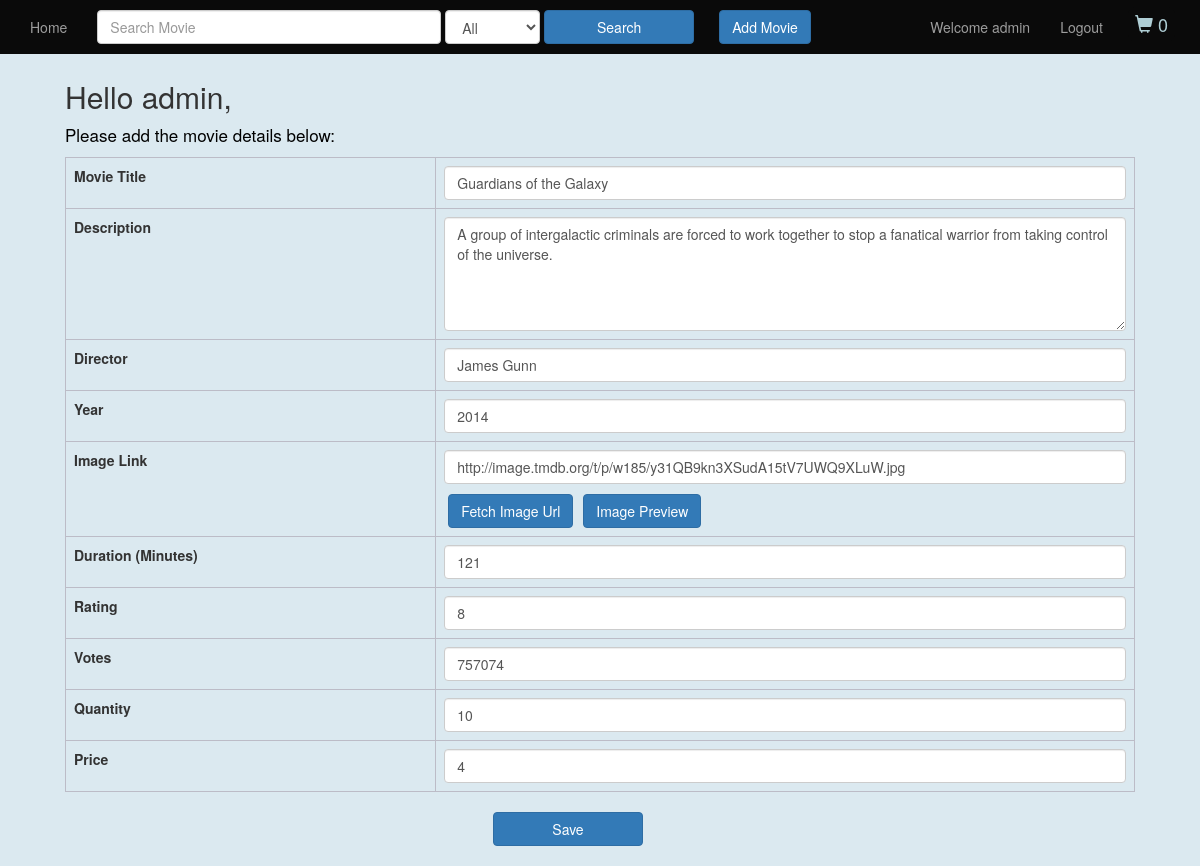
Screenshot of /admin.php?movie_id=1 (signed in) with the database file from the repository.
### tables this page shows
CREATE TABLE `movie` (
  `movie_id` int(11) NOT NULL,
  `title` varchar(100) NOT NULL,
  `description` varchar(5000) NOT NULL,
  `director` varchar(100) NOT NULL,
  `year` int(11) NOT NULL,
  `imageUrl` varchar(100) NOT NULL,
  `duration` int(11) NOT NULL,
  `rating` int(11) NOT NULL,
  `votes` int(11) NOT NULL,
  `quantity` int(11) NOT NULL,
  `price` float NOT NULL,
  `is_available` tinyint(1) NOT NULL
);

### admin.php (the view, shortened to what this page needs)
<?php
    $servername = "localhost";
    $username = "root";
    $password = "root";
    $db = "onlinemoviestore";
    $conn = mysqli_connect($servername, $username, $password, $db);
    $movieId = $_GET['movie_id'];
    $query="select * from movie where movie_id='".$movieId."'";
    $result=mysqli_query($conn, $query);
    $row = mysqli_fetch_array($result);
?>
<!DOCTYPE html>
<html>
    <head>
        <link href="//maxcdn.bootstrapcdn.com/bootstrap/3.3.0/css/bootstrap.min.css", rel="stylesheet">
        <link rel="stylesheet" href="https://cdnjs.cloudflare.com/ajax/libs/font-awesome/4.7.0/css/font-awesome.min.css">
        <link href="css/admin.css" rel="stylesheet">
    </head>
    <body>
        <?php require('nav_bar.php');?>
        <div class="container detail">
            <h2>Hello <?php  echo $_SESSION['user_id']?>,</h2>
            <p>Please add the movie details below:</p>
            <form id="movieDetails" method="POST" onsubmit="return false">
                <table id="movieInfo" class="table table-bordered">
                    <tbody>
                        <tr>
                            <td>Movie Title</td>
                            <td><input type="text" class="form-control" id="title" placeholder="Enter movie name" value="<?php  echo $row['title']?>" required></td>
                        </tr>
                        <tr>
                            <td>Description</td>
                            <td><textarea class="form-control" rows="5" id="descr" placeholder="Enter movie description" required><?php  echo $row['description']?></textarea></td>
                        </tr>
                        <tr>
                            <td>Director</td>
                            <td><input type="text" class="form-control" id="director" placeholder="Enter director name" value='<?php  echo $row['director']?>' required></td>
                        </tr>
                        <tr>
                            <td>Year</td>
                            <td><input type="number"  class="form-control" id="year" maxlength="4" placeholder="Enter year" value='<?php  echo $row['year']?>' required></td>
                        </tr>
                        <tr>
                            <td>Image Link</td>
                            <td><input type="text" class="form-control" id="img" placeholder="Enter image link" value='<?php  echo $row['imageUrl']?>' required>&nbsp;<button id="fetchImage" type = 'button' title="Please fill movie title to search images." class='btn btn-primary'>Fetch Image Url</button><a id="imgPreview" class="btn btn-primary" href='#' data-toggle='modal' data-target='#login-modal'>Image Preview</a></td>
                        </tr>
                        <tr>
                            <td>Duration (Minutes)</td>
                            <td><input type="number" class="form-control" id="duration" min="0" placeholder="Enter movie duration" value='<?php  echo $row['duration']?>' required></td>
                        </tr>
                        <tr>
                            <td>Rating</td>
                            <td><input type="number" class="form-control" id="rating" min="1" max="10" placeholder="Enter movie rating" value='<?php  echo $row['rating']?>' required></td>
                        </tr>
                        <tr>
                            <td>Votes</td>
                            <td><input type="number" class="form-control" id="votes" min="0" placeholder="Enter votes" value='<?php  echo $row['votes']?>' required></td>
                        </tr>
                        <tr>
                            <td>Quantity</td>
                            <td><input type="number" class="form-control" id="qty" min="0" placeholder="Enter available quantity" value='<?php  echo $row['quantity']?>' required></td>
                        </tr>
                        <tr>
                            <td>Price</td>
                            <td><input type="number" class="form-control" id="price" min="1" placeholder="Enter movie price" value='<?php  echo $row['price']?>' required></td>
                        </tr>
                    </tbody>
                </table>
                <div class="save">
                    <button id="saveBtn" type = 'submit' class='btn btn-primary'>Save</button>
                </div>
            </form>
        </div>
  </body>
</html>

### css/admin.css (style rules this page uses)
body { height: 100%; background-color: #dbe9f0; }
table#movieInfo tbody tr td:nth-child(1) { width:5%; font-weight: bold; }
table#movieInfo tbody tr td:nth-child(2) { width: 10%; }
div.detail { padding-left: 50px; padding-right: 50px; margin-top: 60px; }
p { color: black; font-size:17px; }
.table-bordered > tbody > tr > td, .table-bordered > tbody > tr > th, .table-bordered > tfoot > tr > td, .table-bordered , .table-bordered > thead > tr > td, .table-bordered > thead > tr > th { border: 1px solid #bcbcc7; }
div.save { padding-left: 40%; margin-bottom: 20px; }
button#saveBtn { width: 150px; }
button#fetchImage { margin-top: 10px; }
a#imgPreview { margin-top: 10px; margin-left: 10px; }

### rows the page displays
movie: title "Guardians of the Galaxy", description "A group of intergalactic criminals are forced to work together to stop a fanatical warrior from taking control of the universe.", director "James Gunn", year "2014", imageUrl "http://image.tmdb.org/t/p/w185/y31QB9kn3XSudA15tV7UWQ9XLuW.jpg", duration "121", rating "8", votes "757074", quantity "10", price "4"

### other values shown
$user_id "admin"
$count "0"
$_SESSION['user_id'] "admin"
